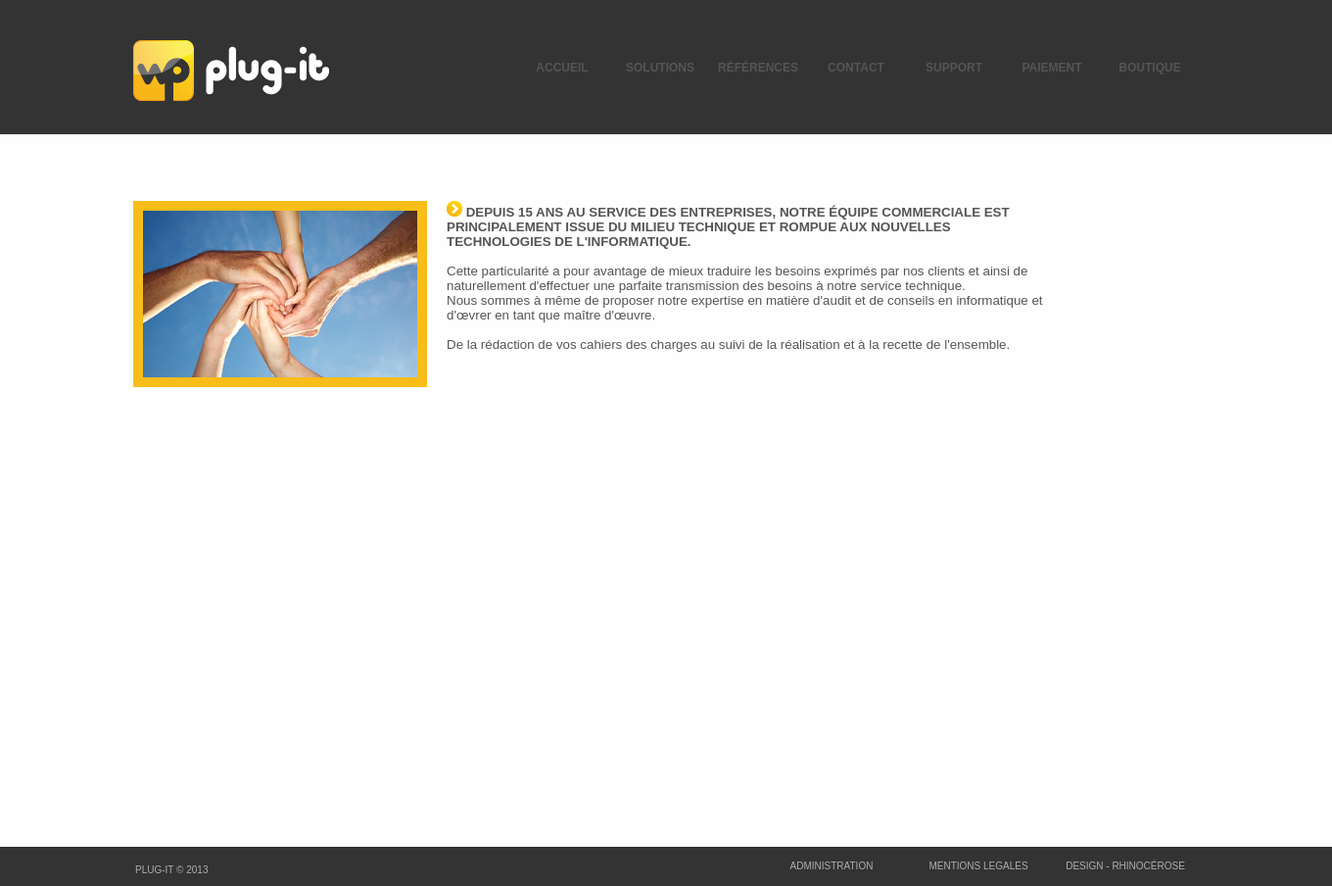
The page /index.php?page=accueil&sub=conseil on the database its author committed.
### tables this page shows
CREATE TABLE IF NOT EXISTS `menu` (
  `id` int(11) NOT NULL AUTO_INCREMENT,
  `interne` tinyint(1) NOT NULL,
  `active` tinyint(1) NOT NULL,
  `nom` varchar(50) NOT NULL,
  `position` int(11) NOT NULL,
  `lien` varchar(255) NOT NULL,
  PRIMARY KEY (`id`)
);

### Include/common/Banniere.php (the view, shortened to what this page needs)
<div style="overflow:hidden;">
	<table style="position:absolute;right:10%;" height="137px" class="menu" cellspacing="0">
		<tr>
<?php
		$rq = mysql_query("SELECT * FROM menu ORDER BY position")or die('Erreur SQL !<br />'.mysql_error());
		while($ar=mysql_fetch_array($rq))
		{
			if($ar['active'] == true)
			{
				echo '
				<td onclick="location.href=\''.$ar['lien'].'\'"';
						echo 'class="menu_unselected"';
				echo '>'.$ar['nom'].'</td>';
			}
		}
?>
		</tr>
	</table>
</div>

### css/styles.css (style rules this page uses)
* { padding: 0px; margin: 0px; outline: none; }

### styles/index.css (style rules this page uses)
.menu td { width:100px; text-align:center; cursor: pointer; font-weight:bold; text-transform:uppercase; font-size: 12px; }
body { color:#555555; font-size:10pt; font-family: Arial,Helvetica,sans-serif; padding:0; margin: 0; }
html { margin:0; }

### rows shown on the page
menu: nom "ACCUEIL"
menu: nom "SOLUTIONS"
menu: nom "RÉFÉRENCES"
menu: nom "CONTACT"
menu: nom "SUPPORT"
menu: nom "PAIEMENT"
menu: nom "BOUTIQUE"
